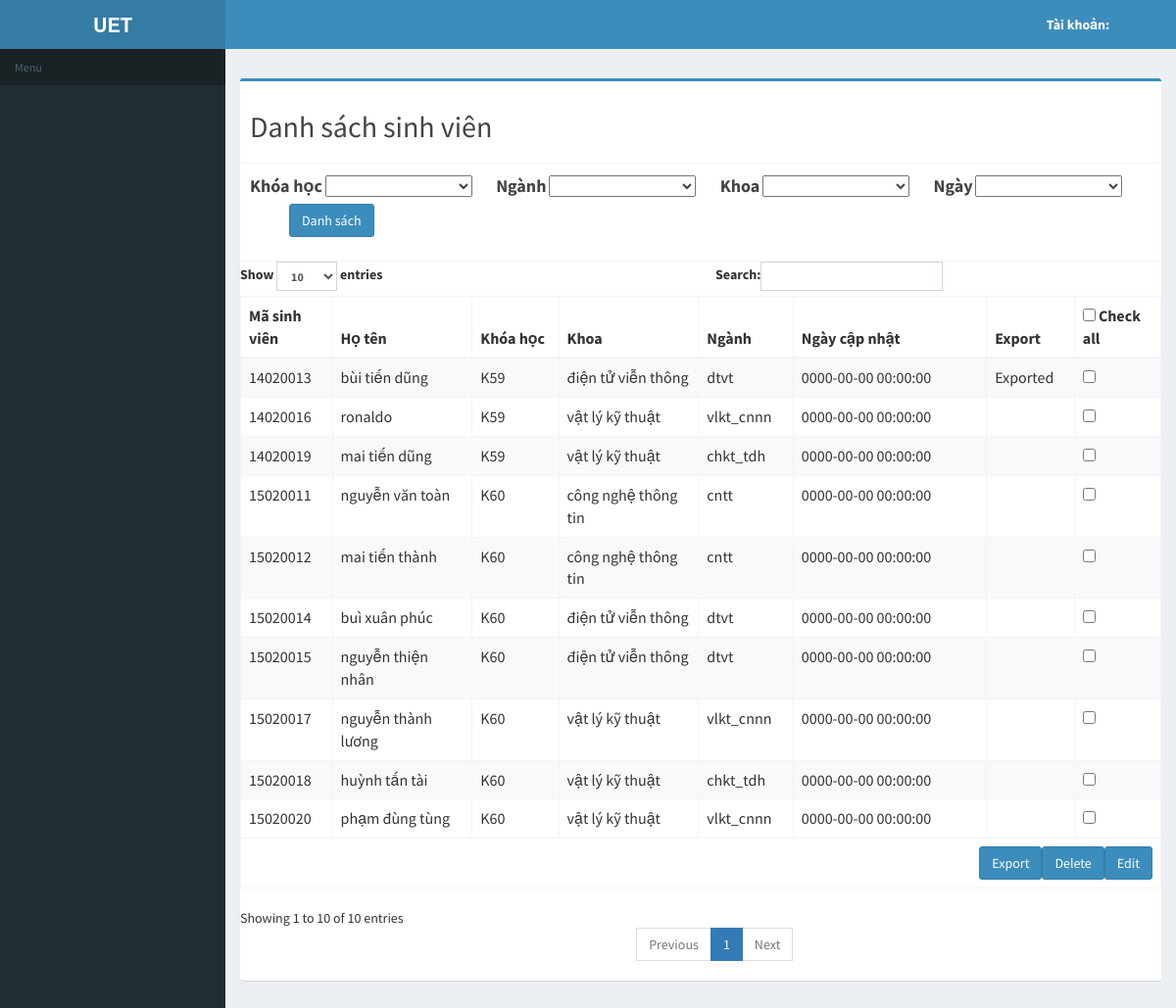
The page /index.php/welcome/view on the database its author committed.
### tables this page shows
CREATE TABLE `sinhvien` (
  `sv_id` int(11) NOT NULL,
  `masv` varchar(255) NOT NULL,
  `hoten` varchar(255) NOT NULL,
  `kh_id` int(11) NOT NULL,
  `khoa` varchar(255) NOT NULL,
  `n_id` int(11) NOT NULL,
  `date` date NOT NULL,
  `export` tinyint(1) NOT NULL,
  `datetime` datetime NOT NULL
);

CREATE TABLE `khoahoc` (
  `kh_id` int(11) NOT NULL,
  `kh_ten` varchar(255) NOT NULL
);

CREATE TABLE `nganh` (
  `n_id` int(11) NOT NULL,
  `n_ten` varchar(255) NOT NULL
);

### application/controllers/Welcome.php (called while the page is built, shortened)
<?php
class Welcome extends CI_Controller
{
    public function __construct()
    {
        $this->load->model('sv_model');
        $this->load->model('quyen_model');
        $this->load->model('themnganh_model');
        $this->load->model('themkh_model');
        $this->load->helper(array('form', 'url'));
        $this->load->library("session");
    }
    public function view()
    {
        $sinhvien = $this->sv_model->get_sinhvien();
        $khoa = $this->sv_model->get_khoa();
        $nganh = $this->sv_model->get_nganh();
        $ngay = $this->sv_model->get_ngay();
        $kh = $this->sv_model->get_khoahoc();
        $data = array('sinhvien' => $sinhvien, 'kh' => $kh, 'khoa' => $khoa, 'ngay' => $ngay, 'nganh' => $nganh,'username' => $this->session->userdata("username"),'quyen' => $this->session->userdata("quyen"));
        $this->load->view('search', $data);
    }
}
?>

### index.php (called while the page is built, shortened)
<?php
require_once BASEPATH.'core/CodeIgniter.php';

### application/models/sv_model.php (called while the page is built, shortened)
<?php
class Sv_model extends CI_Model {
         public function get_khoahoc()
        {
                $query = $this->db->query("SELECT * from khoahoc;");
                $rows = array();
                if($query->num_rows() > 0){
                    foreach ($query->result() as $row){
                        $rows[] = $row;
                    }
                }
                return $rows;
        }
        public function get_nganh()
        {
                $query = $this->db->query("SELECT * from nganh;");
                $rows = array();
                if($query->num_rows() > 0){
                    foreach ($query->result() as $row){
                        $rows[] = $row;
                    }
                }
                return $rows;
        }
        public function get_sinhvien()
        {
                $query = $this->db->query("SELECT s.*,n.n_ten,kh.kh_ten from sinhvien s INNER JOIN khoahoc kh ON kh.kh_id=s.kh_id INNER JOIN nganh n ON n.n_id=s.n_id;");
                $rows = array();
                if($query->num_rows() > 0){
                    foreach ($query->result() as $row){
                        $rows[] = $row;
                    }
                }
                return $rows;
        }
        public function get_khoa()
        {
            $query = $this->db->query("SELECT khoa from sinhvien GROUP BY khoa;");
            $rows = array();
            if($query->num_rows() > 0){
                foreach ($query->result() as $row){
                    $rows[] = $row;
                }
            }
            return $rows;
        }
        public function get_ngay()
        {
            $query = $this->db->query("SELECT date from sinhvien GROUP BY date;");
            $rows = array();
            if($query->num_rows() > 0){
                foreach ($query->result() as $row){
                    $rows[] = $row;
                }
            }
            return $rows;
        }
}

### application/views/search.php (the view, shortened to what this page needs)
<html>
<head>
    <link rel="stylesheet" href="<?php echo base_url(); ?>assets/bootstrap/css/bootstrap.css">
    <link href="assets/bootstrap/css/bootstrap.min.css" rel="stylesheet" type="text/css" />
    <link href="https://maxcdn.bootstrapcdn.com/font-awesome/4.3.0/css/font-awesome.min.css" rel="stylesheet" type="text/css" />
    <link href="https://code.ionicframework.com/ionicons/2.0.1/css/ionicons.min.css" rel="stylesheet" type="text/css" />
    <link href="assets/dist/css/AdminLTE.min.css" rel="stylesheet" type="text/css" />
    <link href="assets/dist/css/skins/_all-skins.min.css" rel="stylesheet" type="text/css" />
</head>
<body class="skin-blue sidebar-mini">
<div class="wrapper">
    <header class="main-header">
        <a href="" class="logo">
            <span class="logo-lg"><b>UET</b></span>
        </a>
        <nav class="navbar navbar-static-top" role="navigation">
            <div class="navbar-custom-menu">
                <ul class="nav navbar-nav">
                    <li class="dropdown user user-menu">
                        <a href="#" class="dropdown-toggle" data-toggle="dropdown" style="width: 200px">
                            <center>
                                <span class="hidden-xs" ><b>Tài khoản: <?php echo $username; ?></b></span>
                            </center>
                        </a>
                    </li>
                </ul>
            </div>
        </nav>
    </header>
    <aside class="main-sidebar">
        <section class="sidebar">
            <ul class="sidebar-menu">
                <li class="header">Menu</li>
            </ul>
        </section>
    </aside>
    <div class="content-wrapper">
        <section class="content-header">
        </section>
        <section class="content">
            <div class="row">
                <div class="col-md-12">
                    <div class="box box-primary">
                        <div class="box-header with-border">
                            <h2>Danh sách sinh viên</h2>
                        </div>
                        <div class="box-header with-border">
                        <form action="welcome/submit" method="post">
                            <div>
                                <label style="font-size: large">Khóa học</label>
                                <select style="width: 150px" name="khoahoc">
                                    <option></option>
                                    <?php foreach ($kh as $k =>$val):
                                        echo '
                            <option>'.$val->kh_ten.'</option>;';
                                    endforeach;?>
                                </select>
                                <label style="font-size: large">      Ngành</label>
                                <select style="width: 150px" name="nganh">
                                    <option class="selected"></option>
                                    <?php foreach ($nganh as $k =>$val):
                                        echo '
                            <option>'.$val->n_ten.'</option>;';
                                    endforeach;?>
                                </select>
                                <label style="font-size: large">      Khoa</label>
                                <select style="width: 150px" name="khoa">
                                    <option></option>
                                    <?php foreach ($khoa as $k =>$val):
                                        echo '
                            <option>'.$val->khoa.'</option>;';
                                    endforeach;?>
                                </select>
                                <label style="font-size: large">      Ngày</label>
                                <select style="width: 150px" name="ngay">
                                    <option class="selected"></option>
                                    <?php foreach ($ngay as $k =>$val):
                                        echo '
                            <option>'.$val->date.'</option>;';
                                    endforeach;?>
                                </select>
                                  <input style="margin-left: 40px" type="submit" name="submit" class="btn btn-primary" value="Danh sách">
                            </div>
                        </form>
                            </div>
                        <?php
                        if(isset($_POST['submit'])) {
                            echo '
                    <form method="POST" action="welcome/export">
                    <table id="example1" class="table table-bordered table-striped">
                    <thead>
                    <tr>
                        <th width="10%">Mã sinh viên</th>
                        <th width="15%">Họ tên</th>
                        <th width="10%">Khóa học</th>
                        <th width="15%">Khoa</th>
                        <th width="10%">Ngành</th>
                        <th width="20%">Ngày cập nhật</th>
                        <th width="10%">Export</th>
                        <th><input type="checkbox" id="checkAll"/> Check all</th>
                      </tr>
                    </thead>
                    <tbody>'; ?>
                            <?php foreach ($khoahoc as $k => $val):
                                echo '<tr>
                        <td>' . $val->masv . '</td>
                        <td>' . $val->hoten . '</td>
                        <td>' . $val->kh_ten . '</td>
                        <td>' . $val->khoa . ' </td>
                        <td>' . $val->n_ten . ' </td>
                        <td>' . $val->datetime .'</td>';
                        if($val->export)
                                echo '<td>Exported </td>';
                        else
                            echo '<td> </td>';
                        echo '
                         <td>';?><input type="checkbox" name="chk_group[]"
                                        value="<?php echo $val->sv_id; ?>" class="checkbox1" /><?php echo '</td>
                      </tr>';
                            endforeach;
                            echo '
                      </tbody>
                    <tfoot>
                    <th colspan="8">
                        <input type="submit" class="btn btn-primary" name="save" align="left" style="float: right;" value="Export">
                        <input type="submit" class="btn btn-primary" name="edit" align="left" style="float: right;" value="Edit">
                        <input type="submit" class="btn btn-primary" name="delete" align="left" style="float: right;" value="Delete">
                    </th>
                    </tfoot>
                  </table>
                  </form>';
                        }
                        else {
                            echo '
                    <form method="POST" action="welcome/export">
                    <table id="example1" class="table table-bordered table-striped">
                    <thead>
                    <tr>
                          <th width="10%">Mã sinh viên</th>
                        <th width="15%">Họ tên</th>
                        <th width="10%">Khóa học</th>
                        <th width="15%">Khoa</th>
                        <th width="10%">Ngành</th>
                        <th width="20%">Ngày cập nhật</th>
                        <th width="10%">Export</th>
                        <th><input type="checkbox" id="checkAll"/> Check all</th>
                      </tr>
                    </thead>
                    <tbody>'; ?>
                            <?php foreach ($sinhvien as $k => $val):
                                echo '<tr>
                        <td>' . $val->masv . '</td>
                        <td>' . $val->hoten . '</td>
                        <td>' . $val->kh_ten . '</td>
                        <td>' . $val->khoa . ' </td>
                        <td>' . $val->n_ten . ' </td>
                        <td>' . $val->datetime .'</td>';
                                if($val->export)
                                    echo '<td>Exported </td>';
                                else
                                    echo '<td> </td>';
                                echo '
                         <td>';?><input type="checkbox" name="chk_group[]"
                                        value="<?php echo $val->sv_id; ?>" class="checkbox1"/><?php echo '</td>
                      </tr>';
                            endforeach;
                            echo '
                      </tbody>
                    <tfoot>
                    <th colspan="8">
                        <input type="submit" class="btn btn-primary" name="edit" align="left" style="float: right;" value="Edit">
                        <input type="submit" class="btn btn-primary" name="delete" align="left" style="float: right;" value="Delete">
                        <input type="submit" class="btn btn-primary" name="save" align="left" style="float: right;" value="Export">
                    </th>
                    </tfoot>
                  </table>
                  </form>';
                        }
                        ?>
                    </div>
                </div>
        </section>
    </div>
</div>
</body>
</html>

### rows shown on the page
sinhvien: masv "15020011", hoten "nguyễn văn toàn", kh.kh_ten "K60", khoa "công nghệ thông tin", n.n_ten "cntt", datetime "0000-00-00 00:00:00", export 0 (drawn)
sinhvien: masv "15020012", hoten "mai tiến thành", kh.kh_ten "K60", khoa "công nghệ thông tin", n.n_ten "cntt", datetime "0000-00-00 00:00:00", export 0 (drawn)
sinhvien: masv "14020013", hoten "bùi tiến dũng", kh.kh_ten "K59", khoa "điện tử viễn thông", n.n_ten "dtvt", datetime "0000-00-00 00:00:00", export "Exported"
sinhvien: masv "15020014", hoten "buì xuân phúc", kh.kh_ten "K60", khoa "điện tử viễn thông", n.n_ten "dtvt", datetime "0000-00-00 00:00:00", export 0 (drawn)
sinhvien: masv "15020015", hoten "nguyễn thiện nhân", kh.kh_ten "K60", khoa "điện tử viễn thông", n.n_ten "dtvt", datetime "0000-00-00 00:00:00", export 0 (drawn)
sinhvien: masv "14020016", hoten "ronaldo", kh.kh_ten "K59", khoa "vật lý kỹ thuật", n.n_ten "vlkt_cnnn", datetime "0000-00-00 00:00:00", export 0 (drawn)
sinhvien: masv "15020017", hoten "nguyễn thành lương", kh.kh_ten "K60", khoa "vật lý kỹ thuật", n.n_ten "vlkt_cnnn", datetime "0000-00-00 00:00:00", export 0 (drawn)
sinhvien: masv "15020018", hoten "huỳnh tấn tài", kh.kh_ten "K60", khoa "vật lý kỹ thuật", n.n_ten "chkt_tdh", datetime "0000-00-00 00:00:00", export 0 (drawn)
sinhvien: masv "14020019", hoten "mai tiến dũng", kh.kh_ten "K59", khoa "vật lý kỹ thuật", n.n_ten "chkt_tdh", datetime "0000-00-00 00:00:00", export 0 (drawn)
sinhvien: masv "15020020", hoten "phạm đùng tùng", kh.kh_ten "K60", khoa "vật lý kỹ thuật", n.n_ten "vlkt_cnnn", datetime "0000-00-00 00:00:00", export 0 (drawn)
